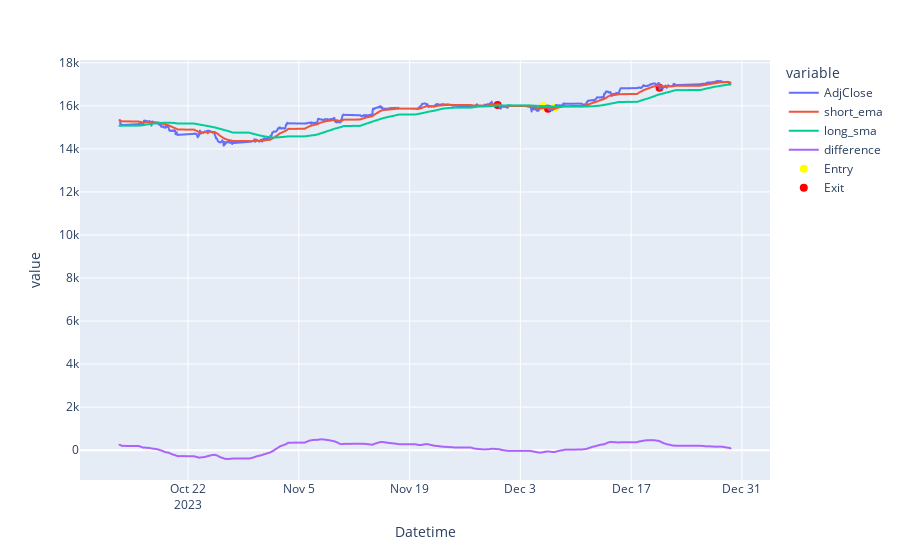

Notebook code cell kept with this figure:
### Markdown cell above
# Plots

### Code cell
fig = px.line(derivative_data, x=derivative_data.index, y=['AdjClose','short_ema', 'long_sma','difference'])
fig.add_scatter(x=derivative_data.index, y=derivative_data.entry, mode="markers", marker=dict(size=8,color="yellow"), name = 'Entry')
fig.add_scatter(x=derivative_data.index, y=derivative_data.exit, mode="markers", marker=dict(size=8,color="Red"), name = 'Exit')
fig.show()

### Figure 1 — Plotly figure (JSON) as saved in the notebook; plotly's stock layout.template omitted (floating-point values rounded to 4 significant figures; data arrays with more than 128 entries replaced by an {"elided": "..."} marker saying what was removed)
{"data": [{"hovertemplate": "variable=AdjClose<br>Datetime=%{x}<br>value=%{y}<extra></extra>", "legendgroup": "AdjClose", "line": {"color": "#636efa", "dash": "solid"}, "marker": {"symbol": "circle"}, "mode": "lines", "name": "AdjClose", "showlegend": true, "type": "scattergl", "x": {"elided": "1228 str values"}, "xaxis": "x", "y": {"elided": "1228 float values"}, "yaxis": "y"}, {"hovertemplate": "variable=short_ema<br>Datetime=%{x}<br>value=%{y}<extra></extra>", "legendgroup": "short_ema", "line": {"color": "#EF553B", "dash": "solid"}, "marker": {"symbol": "circle"}, "mode": "lines", "name": "short_ema", "showlegend": true, "type": "scattergl", "x": {"elided": "1228 str values"}, "xaxis": "x", "y": {"elided": "1228 float values"}, "yaxis": "y"}, {"hovertemplate": "variable=long_sma<br>Datetime=%{x}<br>value=%{y}<extra></extra>", "legendgroup": "long_sma", "line": {"color": "#00cc96", "dash": "solid"}, "marker": {"symbol": "circle"}, "mode": "lines", "name": "long_sma", "showlegend": true, "type": "scattergl", "x": {"elided": "1228 str values"}, "xaxis": "x", "y": {"elided": "1228 float values"}, "yaxis": "y"}, {"hovertemplate": "variable=difference<br>Datetime=%{x}<br>value=%{y}<extra></extra>", "legendgroup": "difference", "line": {"color": "#ab63fa", "dash": "solid"}, "marker": {"symbol": "circle"}, "mode": "lines", "name": "difference", "showlegend": true, "type": "scattergl", "x": {"elided": "1228 str values"}, "xaxis": "x", "y": {"elided": "1228 float values"}, "yaxis": "y"}, {"marker": {"color": "yellow", "size": 8}, "mode": "markers", "name": "Entry", "type": "scatter", "x": {"elided": "1228 str values"}, "y": {"elided": "1228 float values"}}, {"marker": {"color": "Red", "size": 8}, "mode": "markers", "name": "Exit", "type": "scatter", "x": {"elided": "1228 str values"}, "y": {"elided": "1228 float values"}}], "layout": {"legend": {"title": {"text": "variable"}, "tracegroupgap": 0}, "margin": {"t": 60}, "xaxis": {"anchor": "y", "domain": [0, 1], "title": {"text": "Datetime"}}, "yaxis": {"anchor": "x", "domain": [0, 1], "title": {"text": "value"}}}}
